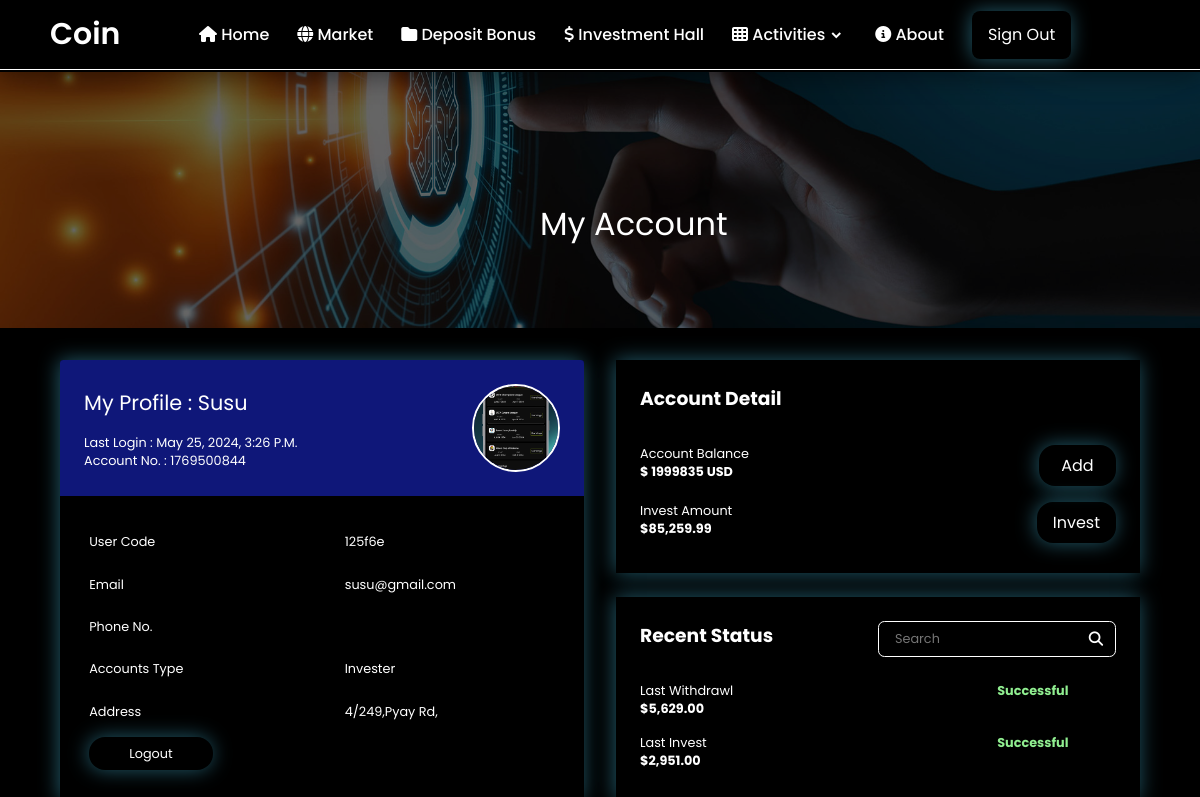
The page /customer/account/ (signed in) on the database as committed earlier.
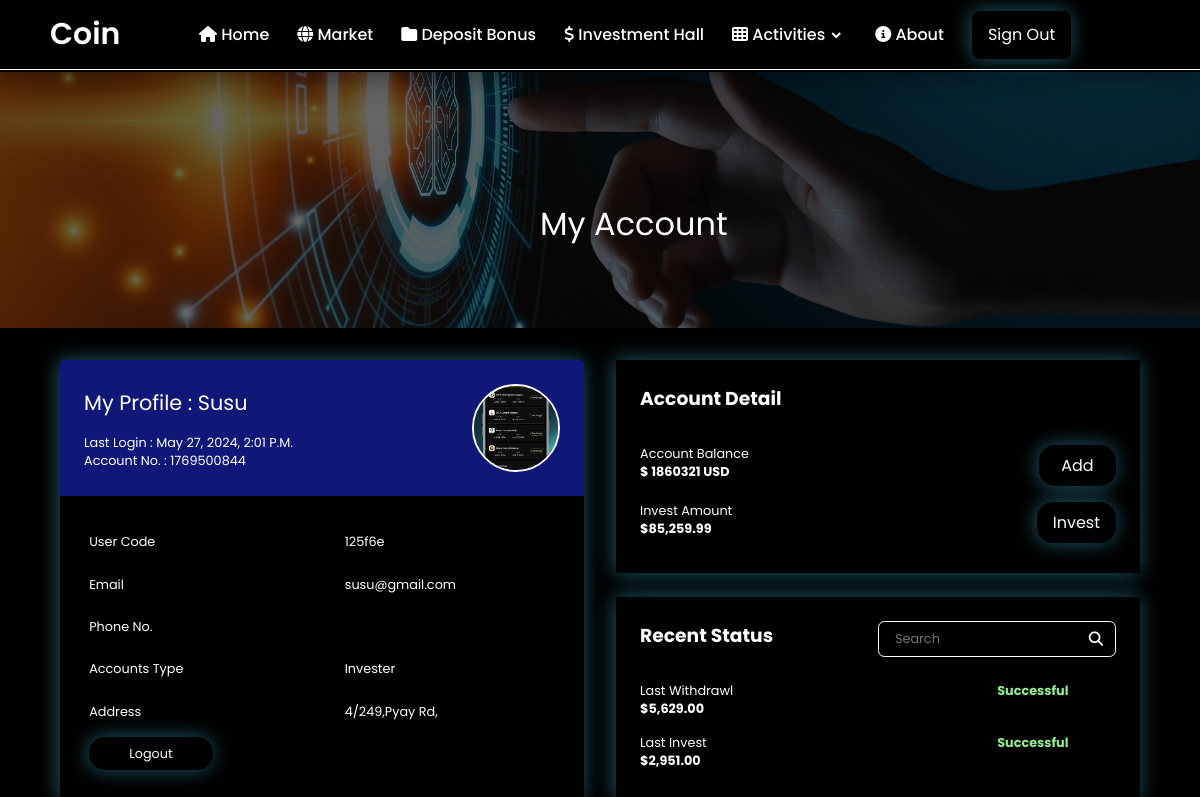
The same page on the database as committed later.
### account/models.py (models this page shows)
class User(AbstractBaseUser, PermissionsMixin):
    ADMIN = 'admin'
    MANAGER = 'manager'
    INVESTER = 'invester'
    ROLES_CHOICES = (
        (ADMIN, 'Admin'),
        (MANAGER, 'Manager'),
        (INVESTER,'Invester'),
    )
    id = models.UUIDField(primary_key=True, default=uuid.uuid4, editable=False)
    account_number = models.BigIntegerField(default=None,null=True,blank=True)
    email = models.EmailField(unique=True)
    name = models.CharField(max_length=255, blank=True, default='')
    role = models.CharField(max_length=20, choices=ROLES_CHOICES, default=INVESTER)
    phone = PhoneNumberField(null=True,blank=True)
    profile = models.ImageField(default=None,null=True,blank=True)
    address = models.TextField(default=None,null=True,blank=True)
    is_active = models.BooleanField(default=True)
    is_superuser = models.BooleanField(default=False)
    is_staff = models.BooleanField(default=False)
    date_joined = models.DateTimeField(default=timezone.now)
    last_login = models.DateTimeField(blank=True, null=True)
    objects = CustomUserManager()
    USERNAME_FIELD = 'email'
    EMAIL_FIELD = 'email'
    REQUIRED_FIELDS = ['name']

### customer/models.py (models this page shows)
class CoinModel(models.Model):
    customer = models.ForeignKey('account.User',on_delete=models.CASCADE,default=None)
    coin_type = models.ForeignKey(CoinTypeModel,on_delete=models.CASCADE,default=None)
    network_type = models.ForeignKey(NetworkModel,on_delete=models.CASCADE,default=None)
    quantity = models.IntegerField(default=0)
    time = models.DateTimeField(default=datetime.now)

### myadmin/models.py (models this page shows)
class CoinTypeModel(models.Model):
    type = models.CharField(max_length=200)
    time = models.DateTimeField(default=datetime.now)
    def __str__(self):
        return self.type

### customer/views.py (the view)
# urls.py: path('account/',views.Account),
@login_required(login_url='/account/login/')
def Account(request):
    user = User.objects.get(id = request.user.id)
    user.id = user.id.hex[:6]
    try:
        coin = CoinModel.objects.get(customer_id = request.user.id)
    except Exception as e:
        coin = None
    return render(request,'account.html',{"user":user,"coin":coin})

### customer/templates/account.html (shortened to what this page needs)
{% extends 'customer_base.html' %}
{% load static %}
{% block content %}
<section class="account">
    <div class="image">
        <img src="{% static 'images/accountpage.jpg' %}">
        <p>My Account</p>
    </div>
    <div class="account-container">
        <div class="profile-box">
            <div class="myprofile">
                <div class="about">
                    <span>My Profile : {{user.name}}</span>
                    <p>Last login : {{user.last_login}}</p>
                    <p>Account no. : {{user.account_number}}</p>
                </div>
                <div class="profile">
                    <img src="{{user.profile.url}}">
                </div>
            </div>
            <table>
                <tr>
                    <td>User Code</td>
                    <td>{{user.id}}</td>
                </tr>
                <tr>
                    <td>Email</td>
                    <td>{{user.email}}</td>
                </tr>
                <tr>
                    <td>Phone No.</td>
                    <td>{{user.phone}}</td>
                </tr>
                <tr>
                    <td>Accounts Type</td>
                    <td style="text-transform: capitalize;">{{user.role}}</td>
                </tr>
                <tr>
                    <td>Address</td>
                    <td>{{user.address}}</td>
                </tr>
                <tr>
                    <td><a href="/account/logout/">Logout</a></td>
                </tr>
            </table>
        </div>
        <div class="data-box">
            <div class="detail-box">
                <h3>Account Detail</h3>
                <div class="sector">
                    <div class="balance">
                        <p>Account Balance</p>
                        <p>
                            <strong>
                                {% if coin %}
                                $ {{coin.quantity}} {{coin.coin_type}}
                                {% else %}
                                $ 0
                                {% endif %}
                            </strong>
                        </p>
                    </div>
                    <a href="/customer/deposit/" style="padding:.5rem 1.4rem;">Add</a>
                </div>
                <div class="sector">
                    <div class="balance">
                        <p>Invest amount</p>
                        <p><strong>$85,259.99</strong></p>
                    </div>
                    <a href="#" style="padding:.5rem 1rem;">Invest</a>
                </div>
            </div>
            <div class="detail-box">
                <div class="top-box">
                    <h3>Recent Status</h3>
                    <form class="search-form">
                        <input type="search" placeholder="search">
                        <i class="fas fa-search"></i>
                    </form>
                </div>
                <div class="sector">
                    <div class="balance">
                        <p>Last withdrawl</p>
                        <p><strong>$5,629.00</strong></p>
                    </div>
                    <span>Successful</span>
                </div>
                <div class="sector">
                    <div class="balance">
                        <p>Last invest</p>
                        <p><strong>$2,951.00</strong></p>
                    </div>
                    <span>Successful</span>
                </div>
            </div>
        </div>
    </div>
</section>
{% endblock %}

### templates/customer_base.html (shortened to what this page needs)
<!DOCTYPE html>
<html lang="en">
{% load static %}
<head>
    <link rel="stylesheet" type="text/css" href="{% static 'css/style.css' %}">
    <link rel="stylesheet" type="text/css" href="{% static 'css/room.css' %}">
    <link href='https://unpkg.com/boxicons@2.1.4/css/boxicons.min.css' rel='stylesheet'>
    <link rel="stylesheet" href="https://cdnjs.cloudflare.com/ajax/libs/font-awesome/6.5.1/css/all.min.css"
 />
  <link rel="stylesheet" href="https://cdn.jsdelivr.net/npm/swiper@11/swiper-bundle.min.css" />
</head>
<body>
    {% include 'header.html' %}
    {% block content %}{% endblock %}
</body>
</html>

### templates/header.html (shortened to what this page needs)
<nav>
    <div class="navbar">
        <div class="logo"><a href="#">Coin</a></div>
        <div class="nav-links">
            <ul class="links">
                <li><a href="/" class="nouser"><i class="fas fa-home"></i> home</a></li>
                <li><a href="/customer/market/" class="nouser"><i class="fas fa-globe"></i> market</a></li>
                <li><a href="/customer/deposit_bonus/" class="nouser"><i class="fas fa-folder"></i> deposit bonus</a></li>
                <li><a href="/customer/room/" class="nouser"><i class="fas fa-usd"></i> investment hall</a></li>
                <li>
                    <a href="#" class="nouser"><i class="fas fa-th"></i> activities</a>
                    <i class="bx bxs-chevron-down arrow htmlcss-arrow"></i>
                </li>
                <li><a href="#" class="nouser"><i class="fas fa-info-circle"></i> about</a></li>
                {% if user.is_authenticated %}
                <li><a href="/account/logout/" class="user">sign out</a></li>
                {% else %}
                <li><a href="/account/login/" class="user">sign in</a></li>
                <li><a href="/account/register/" class="user">sign up</a></li>
                {% endif %}
            </ul>
        </div>
    </div>
</nav>

### static/css/room.css (style rules this page uses)
* { font-family: 'Poppins',sans-serif; margin:0;padding:0; box-sizing: border-box; text-decoration: none; outline:none;border:none; transition: all .2s linear; }
section { padding:2rem 0; }

Rows that differ between the two databases and show on the page:
changed CoinModel "USD": quantity "1999835" → "1860321"
Other text that changed with them:
{{ user.last_login }}: "May 25, 2024, 3:26 P.m." → "May 27, 2024, 2:01 P.m."
